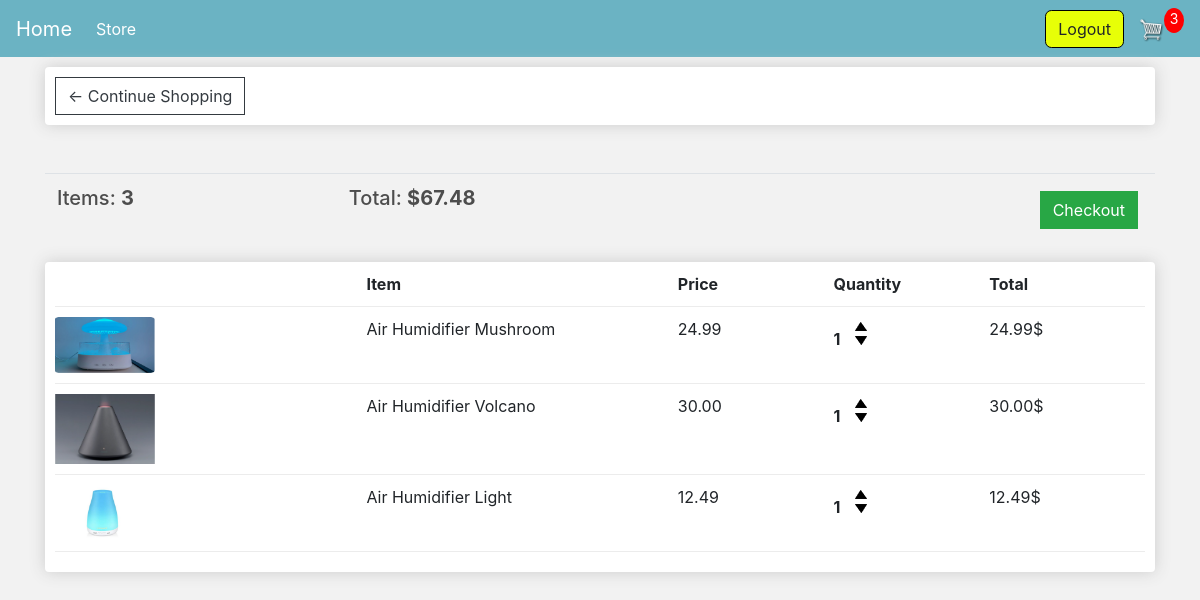
Screenshot of /cart/ (signed in) with the database file from the repository.
### store/models.py (models this page shows, shortened)
class Order(models.Model):
    customer = models.ForeignKey(Customer, on_delete=models.SET_NULL, blank=True, null=True)
    date_ordered = models.DateTimeField(auto_now_add=True)
    complete = models.BooleanField(default=False, null = True, blank = False)
    transaction_id = models.CharField(max_length = 200, null=True)
    @property
    def get_cart_total(self):
        orderitems = self.orderitem_set.all()
        total = sum([item.get_total for item in orderitems])
        return total
    def get_cart_items(self):
        orderitems = self.orderitem_set.all()
        total = sum([item.quantity for item in orderitems])
        return total

class OrderItem(models.Model):
    product = models.ForeignKey(Product, on_delete=models.SET_NULL, blank=True, null=True)
    order = models.ForeignKey(Order, on_delete=models.SET_NULL, blank=True, null=True)
    quantity = models.IntegerField(default=0, null=True, blank=True)
    date_added = models.DateTimeField(auto_now_add=True)
    @property
    def get_total(self):
        total = self.product.price * self.quantity
        return total

class Product(models.Model):
    name = models.CharField(max_length=200, null=True)
    price = models.DecimalField(max_digits=8, decimal_places=2)
    digital = models.BooleanField(default=False, null = True, blank = False) # might change blank and null again
    image =  models.ImageField(null=True, blank=True)
    @property
    def imageURL(self):
        try:
            url = self.image.url
        except:
            url = ''
        return url

### store/views.py (the view)
# urls.py: path('cart/', views.cart, name='cart'),
def cart(request):
    data = cartData(request)
    cartItems = data['cartItems']
    order = data['order']
    items = data['items']
    context = {'items' : items, 'order' : order, 'cartItems':cartItems}
    return render(request, 'store/cart.html', context)

### store/utils.py (called while the page is built)
def cartData(request):
    if request.user.is_authenticated :
        customer = request.user.customer
        order, created = Order.objects.get_or_create(customer=customer, complete=False)
        items = order.orderitem_set.all()
        cartItems = order.get_cart_items
    else :
        cookieData = cookieCart(request)
        cartItems = cookieData['cartItems']
        order = cookieData['order']
        items = cookieData['items']
    return {'cartItems':cartItems, 'order':order, 'items':items}

### store/templates/store/cart.html
{% extends 'store/main.html' %}
{% load static %}
{% block content %}
    <div class="row">
        <div class="col-lg-12">
            <div class="box-element">
                <a class="btn btn-outline-dark" href="{% url 'store' %}">&#x2190; Continue Shopping</a>
            </div>
            <br>
            <br>
            <table class="table">
                <tr>
                    <th><h5>Items: <strong>{{order.get_cart_items}}</strong></h5></th>
                    <th><h5>Total: <strong>${{order.get_cart_total|floatformat:2}}</strong></h5></th>
                    <th>
                        <a class="btn btn-success" href="{% url 'checkout' %}" style="float:right;margin:5px;">Checkout</a>
                    </th>
                </tr>
            </table>
            <div class="box-element">
                <div class="cart-row">
                    <div style="flex:2"></div>
                    <div style="flex:2"><strong>Item</strong></div>
                    <div style="flex:1"><strong>Price</strong></div>
                    <div style="flex:1"><strong>Quantity</strong></div>
                    <div style="flex:1"><strong>Total</strong></div>
                </div>
                {% for item in items %}
                <div class="cart-row">
                    <div style="flex:2"><img class="row-image" src="{{item.product.imageURL}}"></div>
                    <div style="flex:2">{{item.product.name}}</div>
                    <div style="flex:1">{{item.product.price|floatformat:2}}</div>
                    <div style="flex:1">
                        <p class="quantity">{{item.quantity}}</p>
                        <div class="quantity">
                            <img data-product={{item.product.id}} data-action="add" class="chg-quantity update-cart" src="{% static  'images/arrow-up.png' %}">
                            <img data-product={{item.product.id}} data-action="remove" class="chg-quantity update-cart" src="{% static  'images/arrow-down.png' %}">
                        </div>
                    </div>
                    <div style="flex:1">{{item.get_total|floatformat:2}}$</div>
                </div>
                {% endfor %}
            </div>
        </div>
    </div>
{% endblock content %}

### store/templates/store/main.html (shortened to what this page needs)
<!DOCTYPE html>
{% load static %}
<html lang="en">
<head>
	<link rel="stylesheet" href="https://stackpath.bootstrapcdn.com/bootstrap/4.4.1/css/bootstrap.min.css">
	<link rel="stylesheet" type="text/css" href="{% static 'css/main.css' %}">
</head>
<body>
    <nav class="navbar navbar-expand-lg navbar-dark bg-dark">
        <a class="navbar-brand" href="{% url 'home' %}">Home</a>
        <div class="collapse navbar-collapse" id="navbarSupportedContent">
            <ul class="navbar-nav mr-auto">
                <li class="nav-item active">
                <a class="nav-link" href="{% url 'store' %}">Store <span class="sr-only">(current)</span></a>
                </li>
            </ul>
            <div class="form-inline my-2 my-lg-0">
                {% if user.is_authenticated %}
                    <a href="{% url 'logout' %}"class="btn btn-warning animation2">Logout</a>
                {% else %}
                    <a href="{% url 'login' %}"class="btn btn-warning animation2" style="margin:0.5em">Login</a>
                    <a href="{% url 'register' %}"class="btn btn-warning animation2" style="margin:0.5em">Register</a>
                {% endif %}
                <a class="animation1" href="{% url 'cart' %}">
                    <img id="cart-icon" src="{% static 'images/cart.png' %}">
                </a>
                <p id="cart-total">{{cartItems}}</p>
            </div>
        </div>
      </nav>
    <div class="container">
        {% block content %}
        {% endblock content %}
    </div>
</body>
</html>

### static/css/main.css (style rules this page uses)
body { background-color: hsl(0, 0%, 95%); }
h1,h2,h3,h4,h5,h6 { color:hsl(0, 0%, 30%); }
.box-element { box-shadow:hsl(0, 0%, 80%) 0 0 16px; background-color: #fff; border-radius: 4px; padding: 10px; }
.bg-dark { background-color: #6bb3c3!important; }
#cart-icon { width:25px; display: inline-block; margin-left: 15px; }
#cart-total { display: block; text-align: center; color:#fff; background-color: red; width: 20px; height: 25px; border-radius: 50%; font-size: 14px; }
.col-lg-4, .col-lg-6, .col-lg-8, .col-lg-12 { margin-top: 10px; }
.btn { border-radius: 0; }
.row-image { width: 100px; }
.cart-row { display: flex; align-items: flex-stretch; padding-bottom: 10px; margin-bottom: 10px; border-bottom: 1px solid #ececec; }
.quantity { display: inline-block; font-weight: 700; padding-right:10px; }
.chg-quantity { width: 12px; cursor: pointer; display: block; margin-top: 5px; transition:.1s; }
.btn-warning { background-color: #e7ff07; border-color: #000000; border-radius: 0.4em; }
.animation1 img { transition: all 0.5s ease; }
.animation2 { transition: all 0.2s ease; }

### rows the page displays
Order: id.quantity "3", get_cart_items "3", get_cart_total "67.48"
OrderItem: product.imageURL (picture), product.name "Air Humidifier Mushroom", product.price "24.99", quantity "1", get_total "24.99"
OrderItem: product.imageURL (picture), product.name "Air Humidifier Volcano", product.price "30.00", quantity "1", get_total "30.00"
OrderItem: product.imageURL (picture), product.name "Air Humidifier Light", product.price "12.49", quantity "1", get_total "12.49"
